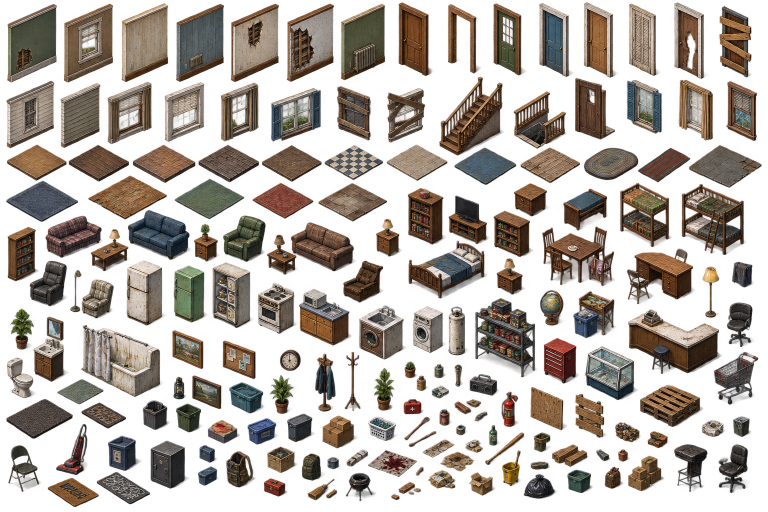
#> input picture assets/art/sheets/interiors/residential_interior_kit_01.png, 1536 x 1024 px (shown at 1/2 size)
$ python extract_residential_interior_kit.py
#> lines starting #> are read from the running program, lines starting #| are printed output that depends on the picture; after the words box and inside, x2 and y2 are one past the last pixel; in counts of white or black regions, pixels touching at a corner belong together
"""Deterministically extract approved residential-interior components.

The source sheet remains immutable.  Each derivative is selected from the
high-alpha foreground component nearest a semantic seed, expanded only enough
to retain its antialiased edge, and padded with a transparent outer ring.
"""

from __future__ import annotations

from dataclasses import dataclass
from pathlib import Path
import numpy as np
from PIL import Image
from scipy import ndimage


ROOT = Path(__file__).resolve().parents[2]
SOURCE = ROOT / "assets/art/sheets/interiors/residential_interior_kit_01.png"


@dataclass(frozen=True)
class Item:
    name: str
    seed: tuple[int, int]
    window: tuple[int, int, int, int]
    category: str


def item(name: str, seed: tuple[int, int], window: tuple[int, int, int, int], category: str) -> Item:
    return Item(name, seed, window, category)


ITEMS = [
    # Structure and surfaces.
    item("wall_damaged_green_01", (65, 85), (0, 0, 125, 175), "structure"),
    item("wall_window_01", (175, 85), (115, 0, 238, 175), "structure"),
    item("wall_plain_cream_01", (290, 85), (230, 0, 345, 175), "structure"),
    item("wall_plain_blue_01", (400, 85), (340, 0, 455, 175), "structure"),
    item("wall_damaged_cream_01", (510, 85), (450, 0, 570, 175), "structure"),
    item("wall_barricaded_01", (620, 85), (560, 0, 680, 175), "structure"),
    item("wall_radiator_01", (725, 85), (670, 0, 785, 175), "structure"),
    item("door_closed_brown_01", (828, 80), (785, 0, 870, 165), "structure"),
    item("door_frame_open_01", (925, 80), (880, 0, 970, 165), "structure"),
    item("door_green_01", (1015, 80), (975, 0, 1055, 165), "structure"),
    item("door_blue_01", (1108, 80), (1065, 0, 1150, 165), "structure"),
    item("door_closed_light_01", (1195, 80), (1155, 0, 1240, 165), "structure"),
    item("door_louvered_01", (1285, 80), (1245, 0, 1330, 165), "structure"),
    item("door_broken_01", (1380, 80), (1335, 0, 1425, 170), "structure"),
    item("door_barricaded_01", (1470, 80), (1425, 0, 1536, 170), "structure"),
    item("window_shuttered_01", (60, 230), (0, 145, 120, 310), "structure"),
    item("window_broken_01", (808, 230), (760, 155, 865, 300), "structure"),
    item("floor_wood_light_01", (70, 325), (0, 275, 140, 375), "surfaces"),
    item("floor_wood_dark_01", (195, 325), (125, 275, 270, 375), "surfaces"),
    item("floor_parquet_01", (330, 325), (255, 275, 400, 375), "surfaces"),
    item("floor_checker_01", (705, 325), (635, 275, 780, 375), "surfaces"),
    item("floor_tile_cream_01", (835, 325), (760, 275, 905, 375), "surfaces"),
    item("floor_tile_damaged_01", (1450, 330), (1360, 275, 1536, 390), "surfaces"),
    item("rug_blue_01", (85, 405), (0, 345, 170, 455), "surfaces"),
    item("rug_red_01", (565, 405), (490, 345, 640, 455), "surfaces"),

    # Living/dining/bedroom furniture.
    item("sofa_plaid_01", (145, 475), (75, 415, 220, 530), "living"),
    item("sofa_blue_01", (315, 475), (235, 405, 395, 535), "living"),
    item("armchair_green_01", (490, 475), (430, 415, 545, 540), "living"),
    item("sofa_brown_01", (645, 490), (565, 425, 725, 560), "living"),
    item("armchair_worn_01", (725, 560), (670, 505, 780, 620), "living"),
    item("coffee_table_01", (220, 500), (170, 440, 270, 555), "living"),
    item("side_table_01", (410, 490), (375, 430, 445, 535), "living"),
    item("bookcase_tall_01", (45, 505), (0, 430, 85, 575), "living"),
    item("bookcase_medium_01", (850, 430), (800, 355, 900, 505), "living"),
    item("television_01", (935, 440), (885, 370, 990, 505), "living"),
    item("dining_table_01", (1155, 515), (1065, 430, 1245, 590), "living"),
    item("bed_blue_01", (895, 545), (800, 465, 985, 615), "bedroom"),
    item("bed_single_blue_01", (1170, 430), (1110, 355, 1230, 500), "bedroom"),
    item("dresser_01", (1060, 405), (1010, 350, 1110, 445), "bedroom"),

    # Kitchen, bathroom and utility.
    item("refrigerator_white_01", (290, 585), (240, 505, 335, 670), "kitchen"),
    item("refrigerator_green_01", (380, 585), (335, 510, 425, 665), "kitchen"),
    item("refrigerator_open_01", (465, 585), (410, 500, 515, 670), "kitchen"),
    item("stove_01", (555, 620), (500, 545, 605, 685), "kitchen"),
    item("counter_sink_01", (650, 630), (585, 555, 715, 710), "kitchen"),
    item("washer_sink_unit_01", (765, 665), (700, 595, 825, 735), "utility"),
    item("washing_machine_01", (855, 660), (810, 595, 900, 720), "utility"),
    item("water_heater_01", (915, 665), (885, 595, 945, 725), "utility"),
    item("supply_shelf_01", (1010, 675), (935, 575, 1085, 770), "utility"),
    item("toilet_01", (40, 760), (0, 700, 80, 815), "bathroom"),
    item("bathroom_sink_01", (110, 650), (75, 610, 145, 700), "bathroom"),
    item("bathtub_01", (245, 720), (145, 625, 335, 815), "bathroom"),

    # Restrained household/abandonment storytelling.
    item("plant_01", (45, 660), (5, 600, 80, 715), "clutter"),
    item("coat_stand_01", (650, 760), (610, 690, 690, 840), "clutter"),
    item("wall_clock_01", (580, 720), (545, 680, 615, 760), "clutter"),
    item("radio_01", (970, 770), (920, 725, 1010, 810), "clutter"),
    item("tool_chest_01", (1120, 720), (1070, 655, 1165, 780), "clutter"),
    item("storage_boxes_01", (675, 865), (625, 810, 725, 915), "clutter"),
    item("safe_01", (335, 930), (285, 860, 385, 995), "clutter"),
    item("blue_storage_bin_01", (245, 905), (200, 850, 290, 960), "clutter"),
    item("vacuum_01", (145, 905), (95, 830, 205, 975), "clutter"),
    item("bloodied_rug_01", (780, 925), (710, 875, 850, 980), "clutter"),
    item("cardboard_boxes_01", (1290, 950), (1235, 890, 1340, 1000), "clutter"),
]


def extract(entry: Item, source: np.ndarray) -> None:
    x0, y0, x1, y1 = entry.window
    crop = source[y0:y1, x0:x1].copy()
    alpha = crop[:, :, 3]
    labels, _ = ndimage.label(alpha >= 160)
    sx, sy = entry.seed[0] - x0, entry.seed[1] - y0
    if not (0 <= sx < crop.shape[1] and 0 <= sy < crop.shape[0]):
        raise ValueError(f"Seed outside window: {entry.name}")
    label = int(labels[sy, sx])
    if label == 0:
        ys, xs = np.where(labels > 0)
        nearest = np.argmin((xs - sx) ** 2 + (ys - sy) ** 2)
        label = int(labels[ys[nearest], xs[nearest]])
    selected = ndimage.binary_dilation(labels == label, iterations=8)
    crop[:, :, 3] = np.where(selected, alpha, 0).astype(np.uint8)
    ys, xs = np.where(crop[:, :, 3] > 0)
    if len(xs) == 0:
        raise ValueError(f"Empty extraction: {entry.name}")
    output = crop[int(ys.min()):int(ys.max()) + 1, int(xs.min()):int(xs.max()) + 1]
    output = np.pad(output, ((3, 3), (3, 3), (0, 0)), mode="constant")
    destination = ROOT / "assets/art/interiors/residential" / entry.category / f"{entry.name}.png"
    destination.parent.mkdir(parents=True, exist_ok=True)
    Image.fromarray(output, "RGBA").save(destination, optimize=True)


def main() -> None:
    source = np.asarray(Image.open(SOURCE).convert("RGBA"))
#> source is the input picture: shape (1024, 1536, 4); mean R, G, B, A 96.5, 81.6, 67.6, 113.5
    for entry in ITEMS:
        extract(entry, source)
#> this loop made 62 passes
#> nearest in extract on passes 2, 9, 10, 14, 17: 5175, 2083, 2730, 3439, 2939
#> pass 1, in extract, `crop = source[y0:y1, x0:x1].copy()`:
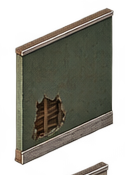
#> crop: shape (175, 125, 4); mean R, G, B, A 94.4, 88.5, 72.8, 134.5; transparent parts drawn white
#> pass 1, in extract, `alpha = crop[:, :, 3]`:
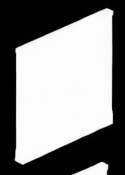
#> alpha: shape (175, 125); min 0, max 254, mean 134.5
#> pass 1, in extract, `labels, _ = ndimage.label(alpha >= 160)`:
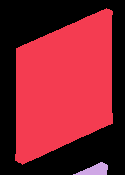
#> labels: shape (175, 125) int32; 3 distinct labels, from 0 to 2; one colour per label, 0 black
#> pass 1, in extract, `selected = ndimage.binary_dilation(labels == label, iterations=8)`:
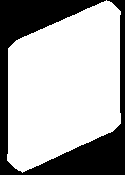
#> selected: shape (175, 125) bool; 67.9% white; 1 black region, box (x1, y1, x2, y2) and area: (0, 0, 125, 175) 7017
    print(f"Extracted {len(ITEMS)} approved residential-interior assets.")


if __name__ == "__main__":
    main()
